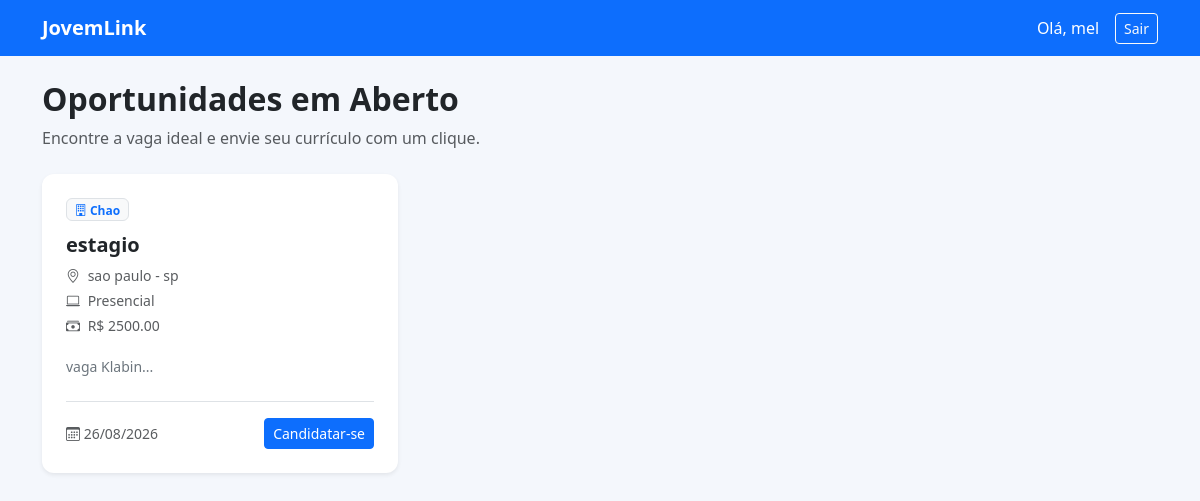
The app's page /inicioUsuario.php (signed in) with its own data.
### tables this page shows
CREATE TABLE `vaga` (
  `idVaga` int NOT NULL,
  `idEmpresa` int NOT NULL,
  `tituloVaga` varchar(200) NOT NULL,
  `descricaoVaga` text NOT NULL,
  `requisitosVaga` text,
  `modalidadeVaga` varchar(50) DEFAULT 'Presencial',
  `salarioVaga` decimal(10,2) DEFAULT NULL,
  `cidadeVaga` varchar(100) DEFAULT NULL,
  `estadoVaga` varchar(2) DEFAULT NULL,
  `statusVaga` varchar(20) DEFAULT 'Ativa',
  `dataCriacao` datetime DEFAULT CURRENT_TIMESTAMP
);

CREATE TABLE `empresa` (
  `idEmpresa` int NOT NULL,
  `fotoEmpresa` varchar(255) DEFAULT NULL,
  `nomeEmpresa` varchar(250) NOT NULL,
  `razaoSocialEmpresa` varchar(250) NOT NULL,
  `dataFundacaoEmpresa` date DEFAULT NULL,
  `cnpjEmpresa` varchar(20) NOT NULL,
  `estadoEmpresa` varchar(2) DEFAULT NULL,
  `cidadeEmpresa` varchar(100) DEFAULT NULL,
  `emailEmpresa` varchar(150) NOT NULL,
  `senhaEmpresa` varchar(255) NOT NULL,
  `dataCadastro` datetime DEFAULT CURRENT_TIMESTAMP
);

### inicioUsuario.php (the view, shortened to what this page needs)
<?php
include "conexaoBD.php";
$sqlVagas = "SELECT vaga.*, Empresa.nomeEmpresa
             FROM vaga
             INNER JOIN Empresa ON vaga.idEmpresa = Empresa.idEmpresa
             WHERE vaga.statusVaga = 'Ativa'
             ORDER BY vaga.idVaga DESC";
$resultadoVagas = mysqli_query($conn, $sqlVagas);
?>
<!DOCTYPE html>
<html lang="pt-br">
<head>
    <link href="https://cdn.jsdelivr.net/npm/bootstrap@5.3.0/dist/css/bootstrap.min.css" rel="stylesheet">
    <link rel="stylesheet" href="https://cdn.jsdelivr.net/npm/bootstrap-icons@1.11.0/font/bootstrap-icons.css">
</head>
<body>
<nav class="navbar navbar-expand-lg navbar-dark bg-primary mb-4">
  <div class="container">
    <a class="navbar-brand fw-bold" href="#">JovemLink</a>
    <div class="d-flex align-items-center">
        <span class="text-white me-3">Olá, <?= htmlspecialchars($_SESSION['nomeUsuario'] ?? 'Candidato') ?></span>
        <a href="logout.php" class="btn btn-outline-light btn-sm">Sair</a>
    </div>
  </div>
</nav>
<div class="container mb-5">
    <div class="mb-4">
        <h2 class="fw-bold">Oportunidades em Aberto</h2>
        <p class="text-muted">Encontre a vaga ideal e envie seu currículo com um clique.</p>
    </div>
    <div class="row">
        <?php if ($resultadoVagas && mysqli_num_rows($resultadoVagas) > 0): ?>
            <?php while ($vaga = mysqli_fetch_assoc($resultadoVagas)): ?>
                <div class="col-md-4 mb-4">
                    <div class="card h-100 shadow-sm border-0 vaga-card">
                        <div class="card-body d-flex flex-column p-4">
                            <span class="badge bg-light text-primary border mb-2 align-self-start">
                                <i class="bi bi-building"></i> <?= htmlspecialchars($vaga['nomeEmpresa']) ?>
                            </span>
                            <h5 class="card-title fw-bold text-dark mt-1"><?= htmlspecialchars($vaga['tituloVaga']) ?></h5>
                            <div class="small text-muted mb-3">
                                <?php if (!empty($vaga['cidadeVaga'])): ?>
                                    <div class="mb-1"><i class="bi bi-geo-alt me-1"></i> <?= htmlspecialchars($vaga['cidadeVaga']) ?><?= !empty($vaga['estadoVaga']) ? ' - ' . htmlspecialchars($vaga['estadoVaga']) : '' ?></div>
                                <?php endif; ?>
                                <?php if (!empty($vaga['modalidadeVaga'])): ?>
                                    <div class="mb-1"><i class="bi bi-laptop me-1"></i> <?= htmlspecialchars($vaga['modalidadeVaga']) ?></div>
                                <?php endif; ?>
                                <?php if (!empty($vaga['salarioVaga'])): ?>
                                    <div class="mb-1"><i class="bi bi-cash-stack me-1"></i> R$ <?= htmlspecialchars($vaga['salarioVaga']) ?></div>
                                <?php endif; ?>
                            </div>
                            <p class="card-text text-secondary flex-grow-1 small">
                                <?= htmlspecialchars(substr($vaga['descricaoVaga'], 0, 110)) ?>...
                            </p>
                            <div class="border-top pt-3 mt-2 d-flex justify-content-between align-items-center">
                                <small class="text-muted"><i class="bi bi-calendar3"></i> <?= date('d/m/Y', strtotime($vaga['dataCriacao'])) ?></small>
                                <a href="candidatarVaga.php?id=<?= $vaga['idVaga'] ?>" class="btn btn-sm btn-primary">Candidatar-se</a>
                            </div>
                        </div>
                    </div>
                </div>
            <?php endwhile; ?>
        <?php else: ?>
            <div class="col-12 text-center py-5">
                <p class="text-muted fs-5">Nenhuma vaga aberta no momento. Volte em breve!</p>
            </div>
        <?php endif; ?>
    </div>
</div>
</body>
</html>

### inicioUsuario.php (style rules this page uses)
body { background-color: #f4f7fc; }
.vaga-card { transition: transform 0.2s; border-radius: 12px; }

### records on screen
vaga: idEmpresa.nomeEmpresa "Chao", tituloVaga "estagio", cidadeVaga "sao paulo", estadoVaga "sp", modalidadeVaga "Presencial", salarioVaga "2500.00", descricaoVaga "vaga Klabin", dataCriacao "26/08/2026"

### other values on screen
$_SESSION['nomeUsuario'] "mel"
